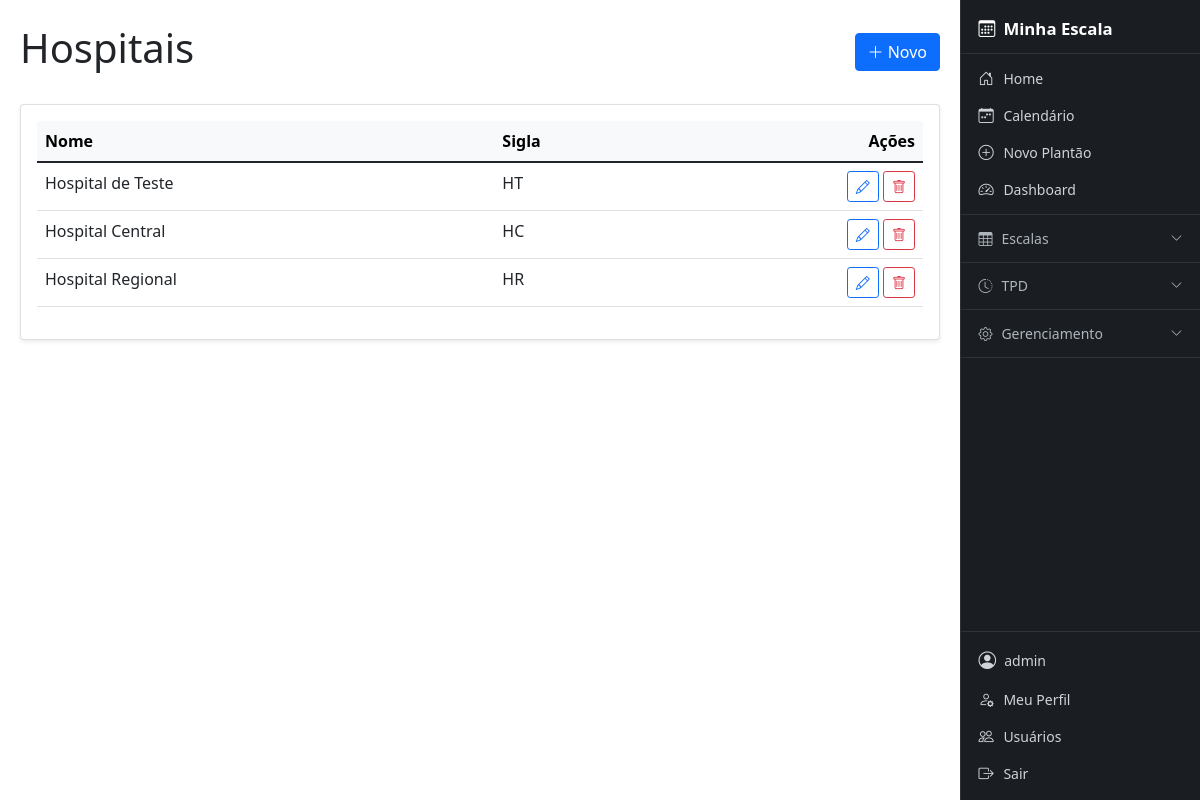
/hospitais/ (signed in), run on an earlier commit of the app's database.
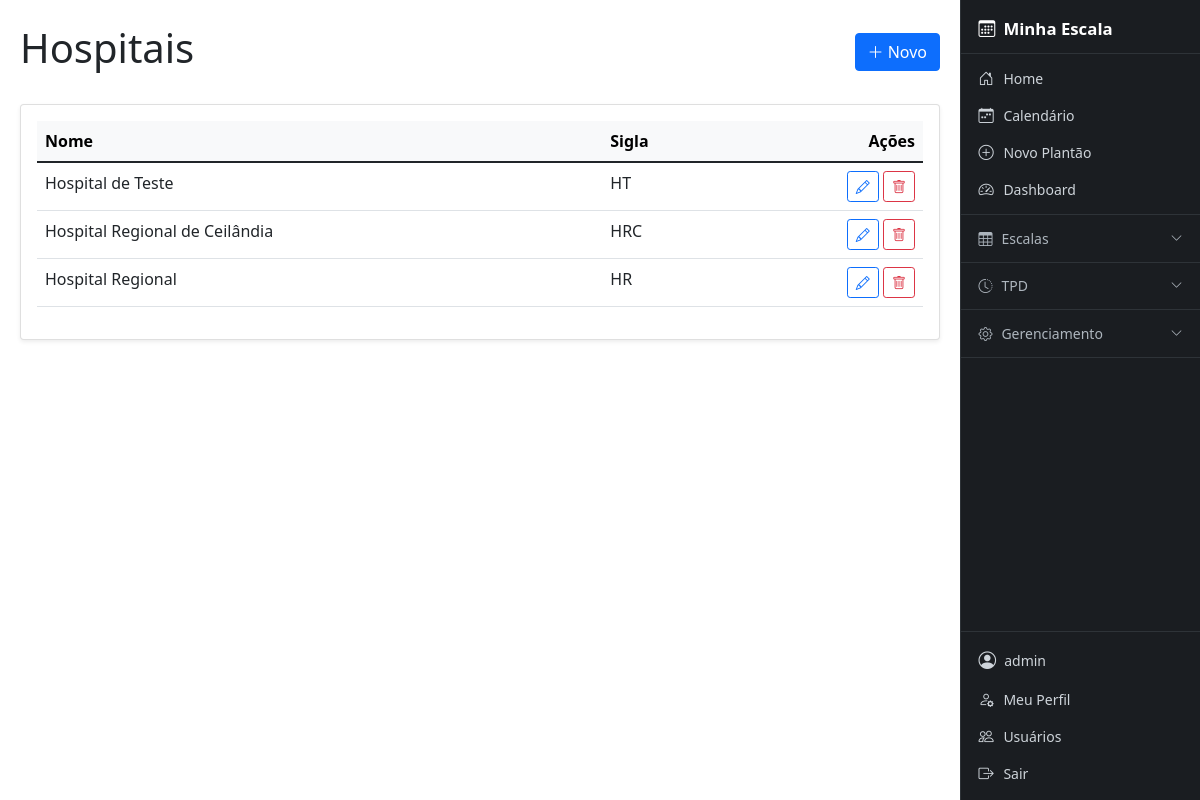
And on a later commit of the database.
### core/models.py (models this page shows, shortened)
class Hospital(models.Model):
    nome = models.CharField(max_length=150, unique=True)
    sigla = models.CharField(max_length=20, blank=True, null=True)

### cal/views/geral_views.py (the view)
# urls.py: path('hospitais/', geral_views.HospitalListView.as_view(), name='hospital_list'),
class HospitalListView(AdminRequiredMixin, ListView):
    paginate_by = 20
    model = Hospital
    template_name = 'cal/hospital_list.html'
    context_object_name = 'objetos'
    def get_queryset(self):
        return Hospital.objects.all()
    def get_context_data(self, **kwargs):
        context = super().get_context_data(**kwargs)
        context.update({'titulo': 'Hospitais', 'labels': ['Nome', 'Sigla'], 'create_url': 'cal:hospital_create', 'update_url': 'cal:hospital_update', 'delete_url': 'cal:hospital_delete'})
        return context

### cal/views/geral_views.py (called while the page is built)
    def test_func(self):
        return self.request.user.is_staff

### templates/cal/hospital_list.html
{% extends 'cal/crud_base_list.html' %}
{% block table_rows %}
<td>{{ obj.nome }}</td>
<td>{{ obj.sigla }}</td>
{% endblock %}

### templates/cal/crud_base_list.html (shortened to what this page needs)
{% extends 'base.html' %}
{% block content %}
<div class="d-flex justify-content-between align-items-center mb-4">
    <h1>{{ titulo }}</h1>
    <a href="{% url create_url %}" class="btn btn-primary">
        <i class="bi bi-plus-lg"></i> Novo
    </a>
</div>
<div class="card shadow-sm">
    <div class="card-body">
        <div class="table-responsive">
            <table class="table table-hover">
                <thead class="table-light">
                    <tr>
                        {% for label in labels %}
                        <th>{{ label }}</th>
                        {% endfor %}
                        <th class="text-end">Ações</th>
                    </tr>
                </thead>
                <tbody>
                    {% for obj in objetos %}
                    <tr>
                        {% block table_rows %}{% endblock %}
                        <td class="text-end" style="white-space: nowrap;">
                            {% block extra_actions %}
                            <a href="{% url update_url obj.pk %}" class="btn btn-sm btn-outline-primary" title="Editar">
                                <i class="bi bi-pencil"></i>
                            </a>
                            <a href="{% url delete_url obj.pk %}" class="btn btn-sm btn-outline-danger" title="Excluir">
                                <i class="bi bi-trash"></i>
                            </a>
                            {% endblock %}
                        </td>
                    </tr>
                    {% empty %}
                    <tr>
                        <td colspan="{{ labels|length|add:1 }}" class="text-center text-muted py-4">
                            Nenhum registro encontrado.
                        </td>
                    </tr>
                    {% endfor %}
                </tbody>
            </table>
        </div>
    </div>
</div>
{% endblock %}

What changed in the data, as far as the page shows it:
changed Hospital: nome "Hospital Central" → "Hospital Regional de Ceilândia"; sigla "HC" → "HRC"
